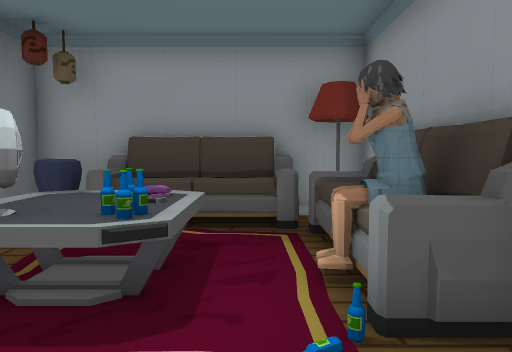
view 1 (above)

19 first-person views from a walk through a 3-D level made in the Godot game engine. The camera is 1.3 m above the floor, tilts 4° down and sees 70° across. The floor is counted in squares, 1 m on a side. Each view is taken from the middle of a square. On the plan, view 1 faces up. The plan holds only what a view shows up to about 15 squares ahead; the rest is blank. The place goes on beyond the plan. Characters and animated objects are not drawn. Door leaves are left out where a doorway can be walked through. Some surface patterns are stand-ins.

view 2
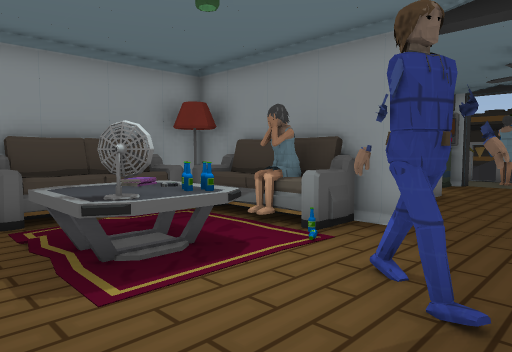

view 3
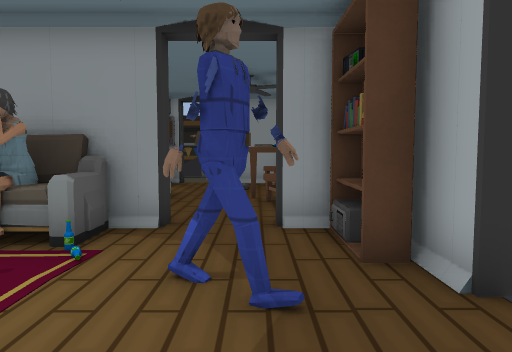

view 4
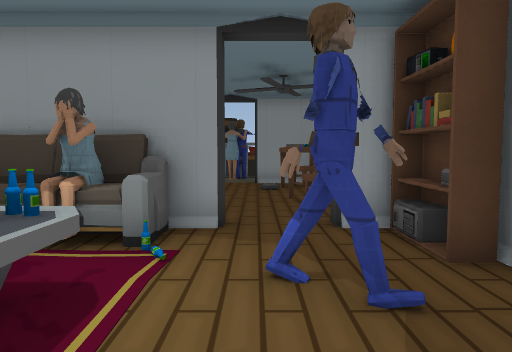

view 5
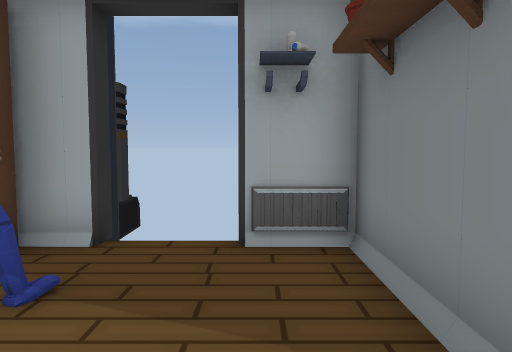

view 6
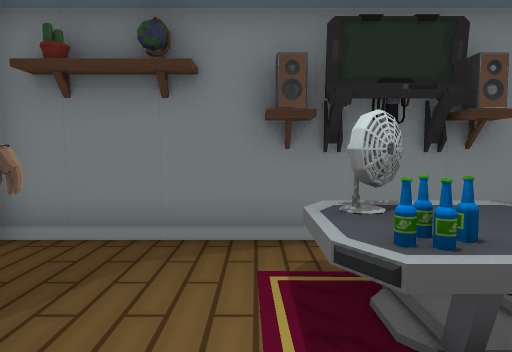

view 7
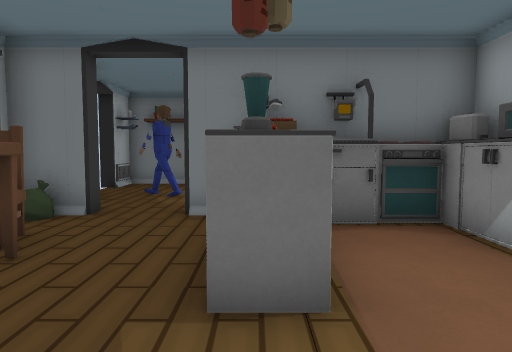

view 8
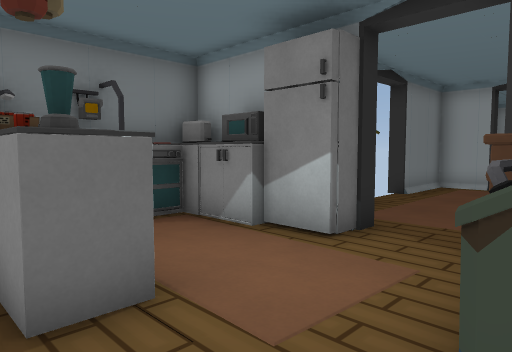

view 9
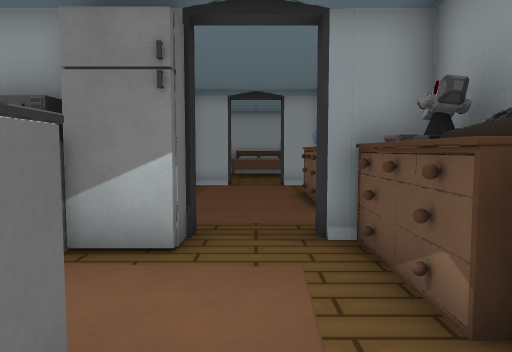

view 10
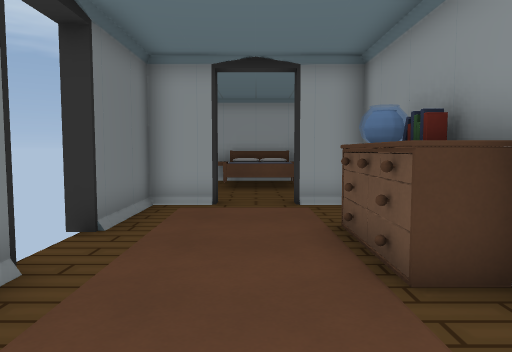

view 11
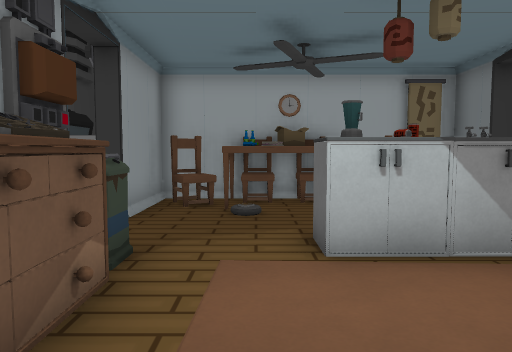

view 12
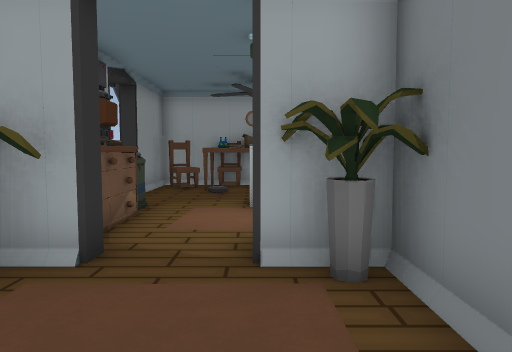

view 13
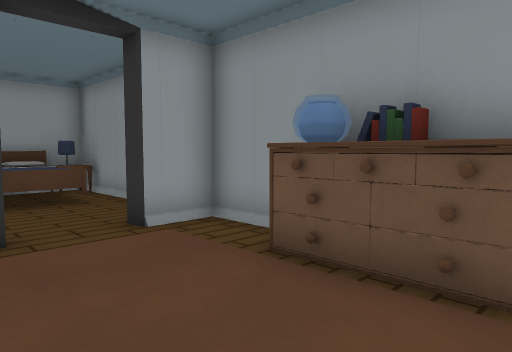

view 14
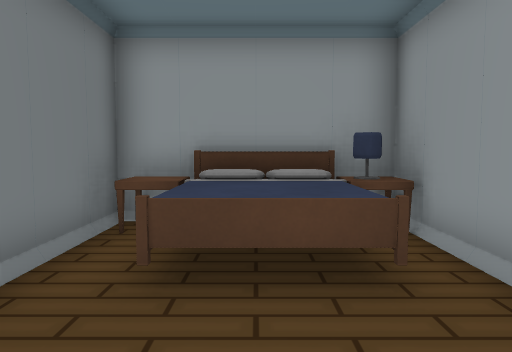

view 15
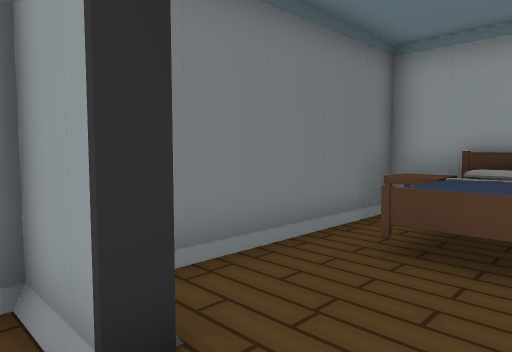

view 16
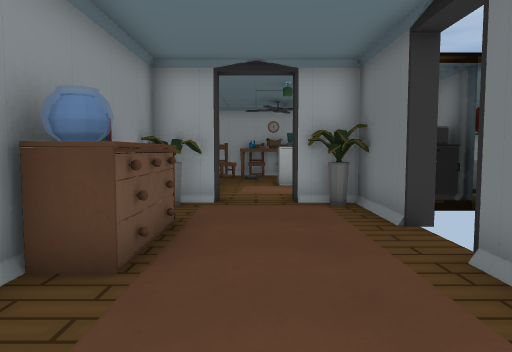

view 17
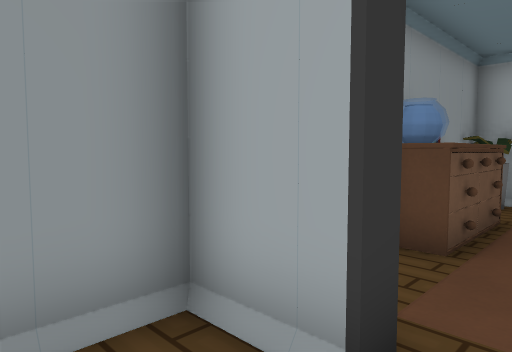

view 18
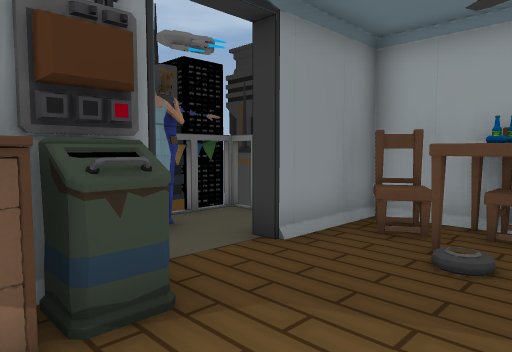

view 19
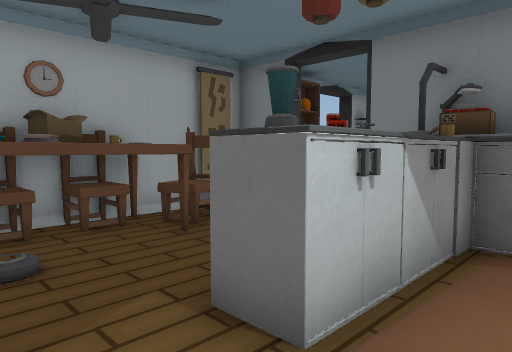

### Floor plan
Points are (right, up) in squares from view 1. A wall is a line through its corners. A room is listed if a view was taken in it or the views show most of it. See-through windows are left out.
Room 1 (views 1, 2, 3, 4, 5, 6)
walls: (0.9, 3.4) (0.8, 3.9) (0.8, 3.8); (0.9, 3.4) (1, 3.9); (1, 3.4) (0.8, 3.9); (1.3, 3.4) (1, 3.9); (1.4, 3.4) (0.8, 3.6); (1.4, 3.6) (0.8, 3.7); (-0.3, 0.6) (-0.4, 0.2) (-0.6, -0.4); (1.5, 3.5) (1.2, 3.5) (0.9, 3.8); (-0.3, 0.5) (-0.8, 0) (-0.8, 0.7); (1.6, 3.4) (1.2, 3.4); (-1, 0.1) (-1.1, 0.7); (-1, 0.1) (-0.7, 0.5) (-0.4, 0.2) (-1.1, 0.1) (-0.9, 0.8); (-1, 0.1) (-0.8, 0.8); (-1, 0.1) (-1, 0.7); (-0.4, 0) (-1, 0); (-0.4, 0) (-1.1, 0.2); (-0.4, -0.1) (-1.1, 0.3); (-0.7, -0.4) (-0.2, 0.1); (-0.7, -0.4) (-0.3, 0.2); (2.2, 1.6) (2.2, 2.5); (-0.7, -0.5) (-0.4, 0.2); (2.2, 5.4) (2.2, 6.4); (-4.4, 6.5) (-4.4, -1.5); (-0.8, -2) (0.5, -2); (2.2, -1.4) (2.2, -0.4); (-3.5, -2) (-2.8, -2)
ways out: open door at (2, 0.5) to room 2; open door at (-1.5, -2)
objects: vent (-4, -2); monitor (-4, 3); vase (-4, 6) to (-3, 7); fan (-2, 3); table (-2, 4); sofa (-2, 6) to (0, 7); bottle (-1, 3); books (-1, 4); books (1, -2) to (1, -1); sofa (1, 3) to (2, 6); lamp (1, 7) to (2, 7)
Room 2 (views 7, 8, 9, 10, 11, 12, 13, 14, 15, 18, 19)
walls: (3.6, 5.1) (3.6, 4.2); (10.6, 5.9) (10.6, 6.9); (10.5, 7.4) (9, 7.4) (9, 7.8) (10.6, 7.8) (10.6, 15.8) (9, 15.8) (9, 16.2); (3.6, 4.1) (3.6, 3.5); (2.6, 5.5) (2.6, 3.6); (5.4, 10.8) (5.4, 7.8) (7, 7.8) (7, 7.2); (11.1, 3) (10.6, 3) (10.6, 4.4); (2.6, 2.6) (2.6, 1.6) (2.2, 1.6); (2.2, -0.4) (2.6, -0.4) (2.6, -2); (8.4, -2) (10.6, -2) (10.6, 1) (11.1, 1); (4.5, -2) (6.6, -2); (7, 16.2) (7, 15.8) (5.4, 15.8) (5.4, 12.8)
ways out: open door at (2, 0.5) to room 1; opening at (8, 16) to room 3; open door at (5, 12)
objects: bag (3, -1); box (3, 3); oven (3, 6); toaster (3, 7); banner (4, -2); cupboard (4, 3); microwave (4, 7) to (5, 7); chair (5, -1); cupboard (5, 4); table (6, -1) to (7, 0); cupboard (6, 3) to (7, 3); fridge (6, 7); vase (6, 8) to (6, 9); chair (7, -2); box (7, -1); chair (8, -2); bottle (8, -1); books (8, 0); chair (9, -1) to (10, -1); bin (10, 4); drawers (10, 5); ship (10, 6); books (10, 7); vase (10, 8) to (10, 9); drawers (10, 11); books (10, 12); drawers (10, 13)
Room 3 (views 16, 17)
walls: (10.6, 19.5) (10.6, 22.8) (5.4, 22.8) (5.4, 17.1); (9, 16.2) (10.6, 16.2) (10.6, 17.6)
ways out: opening at (8, 16) to room 2
objects: table (6, 22) to (7, 22); bed (7, 20) to (9, 22); table (9, 22); lamp (10, 22)

Positions as (right, up) in squares from view 1, and headings:
1: (0, 0), facing up
2: (-4, -1), facing up-right
3: (-4, 0), facing right
4: (-4, 1), facing right
5: (-3, 3), facing down
6: (1, 2), facing left
7: (10, 3), facing left
8: (10, 2), facing up-left
9: (8, 2), facing up
10: (8, 7), facing up
11: (8, 8), facing down
12: (7, 12), facing down
13: (6, 10), facing up-right
14: (8, 16), facing up
15: (9, 15), facing up-left
16: (8, 17), facing down
17: (8, 18), facing down-right
18: (7, 5), facing down-right
19: (9, 5), facing down-left
